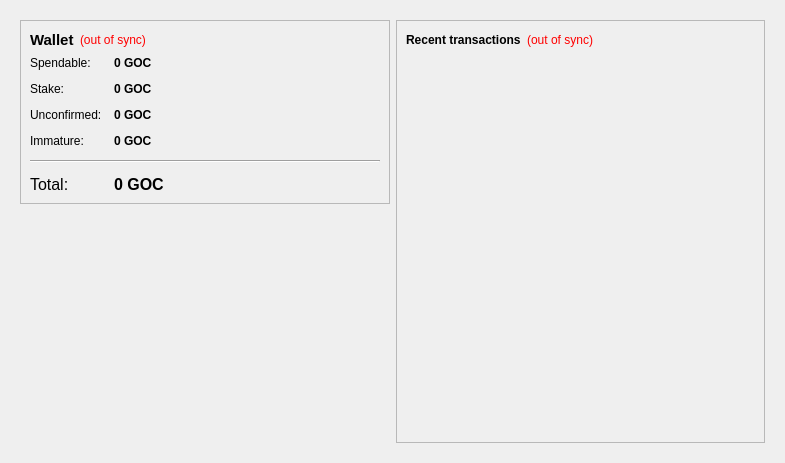
<?xml version="1.0" encoding="UTF-8"?>
<ui version="4.0">
 <class>OverviewPage</class>
 <widget class="QWidget" name="OverviewPage">
  <property name="geometry">
   <rect>
    <x>0</x>
    <y>0</y>
    <width>785</width>
    <height>463</height>
   </rect>
  </property>
  <property name="windowTitle">
   <string>Form</string>
  </property>
  <layout class="QHBoxLayout" name="horizontalLayout" stretch="0">
   <item>
    <widget class="QFrame" name="frameMain">
     <property name="frameShape">
      <enum>QFrame::NoFrame</enum>
     </property>
     <layout class="QHBoxLayout" name="horizontalLayout_3">
      <item>
       <layout class="QVBoxLayout" name="verticalLayout_2">
        <item>
         <widget class="QFrame" name="frame">
          <property name="frameShape">
           <enum>QFrame::StyledPanel</enum>
          </property>
          <property name="frameShadow">
           <enum>QFrame::Plain</enum>
          </property>
          <layout class="QVBoxLayout" name="verticalLayout_4">
           <item>
            <layout class="QHBoxLayout" name="horizontalLayout_4">
             <item>
              <widget class="QLabel" name="label_5">
               <property name="font">
                <font>
                 <pointsize>11</pointsize>
                 <weight>75</weight>
                 <bold>true</bold>
                </font>
               </property>
               <property name="text">
                <string>Wallet</string>
               </property>
              </widget>
             </item>
             <item>
              <widget class="QLabel" name="labelWalletStatus">
               <property name="toolTip">
                <string>The displayed information may be out of date. Your wallet automatically synchronizes with the gamersonlinecoin network after a connection is established, but this process has not completed yet.</string>
               </property>
               <property name="styleSheet">
                <string notr="true">QLabel { color: red; }</string>
               </property>
               <property name="text">
                <string notr="true">(out of sync)</string>
               </property>
               <property name="alignment">
                <set>Qt::AlignLeading|Qt::AlignLeft|Qt::AlignVCenter</set>
               </property>
              </widget>
             </item>
             <item>
              <spacer name="horizontalSpacer_2">
               <property name="orientation">
                <enum>Qt::Horizontal</enum>
               </property>
               <property name="sizeHint" stdset="0">
                <size>
                 <width>40</width>
                 <height>20</height>
                </size>
               </property>
              </spacer>
             </item>
            </layout>
           </item>
           <item>
            <layout class="QFormLayout" name="formLayout_2">
             <property name="fieldGrowthPolicy">
              <enum>QFormLayout::AllNonFixedFieldsGrow</enum>
             </property>
             <property name="horizontalSpacing">
              <number>12</number>
             </property>
             <property name="verticalSpacing">
              <number>12</number>
             </property>
             <item row="0" column="0">
              <widget class="QLabel" name="label">
               <property name="text">
                <string>Spendable:</string>
               </property>
              </widget>
             </item>
             <item row="0" column="1">
              <widget class="QLabel" name="labelBalance">
               <property name="font">
                <font>
                 <weight>75</weight>
                 <bold>true</bold>
                </font>
               </property>
               <property name="cursor">
                <cursorShape>IBeamCursor</cursorShape>
               </property>
               <property name="toolTip">
                <string>Your current spendable balance</string>
               </property>
               <property name="text">
                <string notr="true">0 GOC</string>
               </property>
               <property name="textInteractionFlags">
                <set>Qt::LinksAccessibleByMouse|Qt::TextSelectableByKeyboard|Qt::TextSelectableByMouse</set>
               </property>
              </widget>
             </item>
             <item row="1" column="0">
              <widget class="QLabel" name="label_6">
               <property name="text">
                <string>Stake:</string>
               </property>
              </widget>
             </item>
             <item row="1" column="1">
              <widget class="QLabel" name="labelStake">
               <property name="font">
                <font>
                 <weight>75</weight>
                 <bold>true</bold>
                </font>
               </property>
               <property name="cursor">
                <cursorShape>IBeamCursor</cursorShape>
               </property>
               <property name="toolTip">
                <string>Total of coins that was staked, and do not yet count toward the current balance</string>
               </property>
               <property name="text">
                <string notr="true">0 GOC</string>
               </property>
               <property name="textInteractionFlags">
                <set>Qt::LinksAccessibleByMouse|Qt::TextSelectableByKeyboard|Qt::TextSelectableByMouse</set>
               </property>
              </widget>
             </item>
             <item row="2" column="0">
              <widget class="QLabel" name="label_3">
               <property name="text">
                <string>Unconfirmed:</string>
               </property>
              </widget>
             </item>
             <item row="2" column="1">
              <widget class="QLabel" name="labelUnconfirmed">
               <property name="font">
                <font>
                 <weight>75</weight>
                 <bold>true</bold>
                </font>
               </property>
               <property name="cursor">
                <cursorShape>IBeamCursor</cursorShape>
               </property>
               <property name="toolTip">
                <string>Total of transactions that have yet to be confirmed, and do not yet count toward the current balance</string>
               </property>
               <property name="text">
                <string notr="true">0 GOC</string>
               </property>
               <property name="textInteractionFlags">
                <set>Qt::LinksAccessibleByMouse|Qt::TextSelectableByKeyboard|Qt::TextSelectableByMouse</set>
               </property>
              </widget>
             </item>
             <item row="3" column="0">
              <widget class="QLabel" name="labelImmatureText">
               <property name="text">
                <string>Immature:</string>
               </property>
              </widget>
             </item>
             <item row="3" column="1">
              <widget class="QLabel" name="labelImmature">
               <property name="font">
                <font>
                 <weight>75</weight>
                 <bold>true</bold>
                </font>
               </property>
               <property name="toolTip">
                <string>Mined balance that has not yet matured</string>
               </property>
               <property name="text">
                <string notr="true">0 GOC</string>
               </property>
               <property name="textInteractionFlags">
                <set>Qt::LinksAccessibleByMouse|Qt::TextSelectableByKeyboard|Qt::TextSelectableByMouse</set>
               </property>
              </widget>
             </item>
             <item row="4" column="0" colspan="2">
              <widget class="Line" name="line">
               <property name="orientation">
                <enum>Qt::Horizontal</enum>
               </property>
              </widget>
             </item>
             <item row="5" column="0">
              <widget class="QLabel" name="labelTotalText">
               <property name="font">
                <font>
                 <pointsize>12</pointsize>
                </font>
               </property>
               <property name="text">
                <string>Total:</string>
               </property>
              </widget>
             </item>
             <item row="5" column="1">
              <widget class="QLabel" name="labelTotal">
               <property name="font">
                <font>
                 <pointsize>12</pointsize>
                 <weight>75</weight>
                 <bold>true</bold>
                </font>
               </property>
               <property name="cursor">
                <cursorShape>IBeamCursor</cursorShape>
               </property>
               <property name="toolTip">
                <string>Your current total balance</string>
               </property>
               <property name="text">
                <string notr="true">0 GOC</string>
               </property>
               <property name="textInteractionFlags">
                <set>Qt::LinksAccessibleByMouse|Qt::TextSelectableByKeyboard|Qt::TextSelectableByMouse</set>
               </property>
              </widget>
             </item>
            </layout>
           </item>
          </layout>
         </widget>
        </item>
        <item>
         <spacer name="verticalSpacer">
          <property name="orientation">
           <enum>Qt::Vertical</enum>
          </property>
          <property name="sizeHint" stdset="0">
           <size>
            <width>20</width>
            <height>40</height>
           </size>
          </property>
         </spacer>
        </item>
        <item>
         <widget class="QLabel" name="label_7">
          <property name="text">
           <string/>
          </property>
          <property name="pixmap">
           <pixmap resource="../gamersonlinecoin.qrc">:/icons/gamersonlinecoin</pixmap>
          </property>
          <property name="alignment">
           <set>Qt::AlignCenter</set>
          </property>
         </widget>
        </item>
        <item>
         <widget class="QLabel" name="label_2">
          <property name="text">
           <string/>
          </property>
          <property name="pixmap">
           <pixmap>:/images/wallet</pixmap>
          </property>
         </widget>
        </item>
       </layout>
      </item>
      <item>
       <layout class="QVBoxLayout" name="verticalLayout_3">
        <item>
         <widget class="QFrame" name="frame_2">
          <property name="frameShape">
           <enum>QFrame::StyledPanel</enum>
          </property>
          <property name="frameShadow">
           <enum>QFrame::Plain</enum>
          </property>
          <layout class="QVBoxLayout" name="verticalLayout">
           <item>
            <layout class="QHBoxLayout" name="horizontalLayout_2">
             <item>
              <widget class="QLabel" name="label_4">
               <property name="text">
                <string>&lt;b&gt;Recent transactions&lt;/b&gt;</string>
               </property>
              </widget>
             </item>
             <item>
              <widget class="QLabel" name="labelTransactionsStatus">
               <property name="toolTip">
                <string>The displayed information may be out of date. Your wallet automatically synchronizes with the gamersonlinecoin network after a connection is established, but this process has not completed yet.</string>
               </property>
               <property name="styleSheet">
                <string notr="true">QLabel { color: red; }</string>
               </property>
               <property name="text">
                <string notr="true">(out of sync)</string>
               </property>
               <property name="alignment">
                <set>Qt::AlignRight|Qt::AlignTrailing|Qt::AlignVCenter</set>
               </property>
              </widget>
             </item>
             <item>
              <spacer name="horizontalSpacer">
               <property name="orientation">
                <enum>Qt::Horizontal</enum>
               </property>
               <property name="sizeHint" stdset="0">
                <size>
                 <width>40</width>
                 <height>20</height>
                </size>
               </property>
              </spacer>
             </item>
            </layout>
           </item>
           <item>
            <widget class="QListView" name="listTransactions">
             <property name="styleSheet">
              <string notr="true">QListView { background: transparent; }</string>
             </property>
             <property name="frameShape">
              <enum>QFrame::NoFrame</enum>
             </property>
             <property name="verticalScrollBarPolicy">
              <enum>Qt::ScrollBarAlwaysOff</enum>
             </property>
             <property name="horizontalScrollBarPolicy">
              <enum>Qt::ScrollBarAlwaysOff</enum>
             </property>
             <property name="selectionMode">
              <enum>QAbstractItemView::NoSelection</enum>
             </property>
            </widget>
           </item>
          </layout>
         </widget>
        </item>
       </layout>
      </item>
     </layout>
    </widget>
   </item>
  </layout>
 </widget>
 <resources>
  <include location="../gamersonlinecoin.qrc"/>
 </resources>
 <connections/>
</ui>
